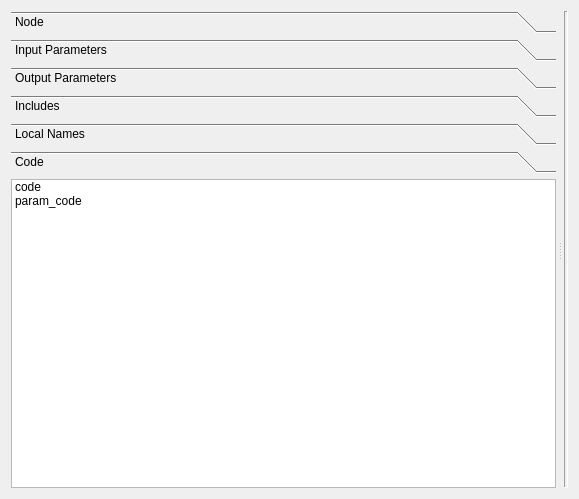
<?xml version="1.0" encoding="UTF-8"?>
<ui version="4.0">
 <class>NodeEditorPanel</class>
 <widget class="QWidget" name="NodeEditorPanel">
  <property name="geometry">
   <rect>
    <x>0</x>
    <y>0</y>
    <width>579</width>
    <height>499</height>
   </rect>
  </property>
  <property name="windowTitle">
   <string>Form</string>
  </property>
  <layout class="QVBoxLayout" name="verticalLayout_6">
   <item>
    <widget class="QSplitter" name="splitter">
     <property name="frameShape">
      <enum>QFrame::NoFrame</enum>
     </property>
     <property name="lineWidth">
      <number>4</number>
     </property>
     <property name="midLineWidth">
      <number>4</number>
     </property>
     <property name="orientation">
      <enum>Qt::Horizontal</enum>
     </property>
     <property name="handleWidth">
      <number>8</number>
     </property>
     <property name="childrenCollapsible">
      <bool>false</bool>
     </property>
     <widget class="QToolBox" name="toolBox">
      <property name="frameShape">
       <enum>QFrame::NoFrame</enum>
      </property>
      <property name="frameShadow">
       <enum>QFrame::Plain</enum>
      </property>
      <property name="lineWidth">
       <number>1</number>
      </property>
      <property name="midLineWidth">
       <number>0</number>
      </property>
      <property name="currentIndex">
       <number>5</number>
      </property>
      <widget class="QWidget" name="node">
       <property name="geometry">
        <rect>
         <x>0</x>
         <y>0</y>
         <width>517</width>
         <height>319</height>
        </rect>
       </property>
       <property name="maximumSize">
        <size>
         <width>16777215</width>
         <height>16777215</height>
        </size>
       </property>
       <attribute name="label">
        <string>Node</string>
       </attribute>
       <layout class="QVBoxLayout" name="verticalLayout_7">
        <property name="spacing">
         <number>0</number>
        </property>
        <property name="margin">
         <number>0</number>
        </property>
        <item>
         <widget class="QListWidget" name="nodes_listWidget"/>
        </item>
       </layout>
      </widget>
      <widget class="QWidget" name="inputs">
       <property name="geometry">
        <rect>
         <x>0</x>
         <y>0</y>
         <width>517</width>
         <height>319</height>
        </rect>
       </property>
       <attribute name="label">
        <string>Input Parameters</string>
       </attribute>
       <layout class="QVBoxLayout" name="verticalLayout">
        <property name="spacing">
         <number>0</number>
        </property>
        <property name="margin">
         <number>0</number>
        </property>
        <item>
         <widget class="QListWidget" name="inputs_listWidget"/>
        </item>
       </layout>
      </widget>
      <widget class="QWidget" name="outputs">
       <property name="geometry">
        <rect>
         <x>0</x>
         <y>0</y>
         <width>517</width>
         <height>319</height>
        </rect>
       </property>
       <attribute name="label">
        <string>Output Parameters</string>
       </attribute>
       <layout class="QVBoxLayout" name="verticalLayout_2">
        <property name="spacing">
         <number>0</number>
        </property>
        <property name="margin">
         <number>0</number>
        </property>
        <item>
         <widget class="QListWidget" name="ouputs_listWidget"/>
        </item>
       </layout>
      </widget>
      <widget class="QWidget" name="includes">
       <property name="geometry">
        <rect>
         <x>0</x>
         <y>0</y>
         <width>517</width>
         <height>319</height>
        </rect>
       </property>
       <attribute name="label">
        <string>Includes</string>
       </attribute>
       <layout class="QVBoxLayout" name="verticalLayout_4">
        <property name="spacing">
         <number>0</number>
        </property>
        <property name="margin">
         <number>0</number>
        </property>
        <item>
         <widget class="QListWidget" name="includes_listWidget"/>
        </item>
       </layout>
      </widget>
      <widget class="QWidget" name="internals">
       <property name="geometry">
        <rect>
         <x>0</x>
         <y>0</y>
         <width>517</width>
         <height>319</height>
        </rect>
       </property>
       <attribute name="label">
        <string>Local Names</string>
       </attribute>
       <layout class="QVBoxLayout" name="verticalLayout_5">
        <property name="spacing">
         <number>0</number>
        </property>
        <property name="margin">
         <number>0</number>
        </property>
        <item>
         <widget class="QListWidget" name="internals_listWidget"/>
        </item>
       </layout>
      </widget>
      <widget class="QWidget" name="code">
       <property name="geometry">
        <rect>
         <x>0</x>
         <y>0</y>
         <width>517</width>
         <height>319</height>
        </rect>
       </property>
       <attribute name="label">
        <string>Code</string>
       </attribute>
       <layout class="QVBoxLayout" name="verticalLayout_3">
        <property name="spacing">
         <number>0</number>
        </property>
        <property name="margin">
         <number>0</number>
        </property>
        <item>
         <widget class="QListWidget" name="code_listWidget">
          <item>
           <property name="text">
            <string>code</string>
           </property>
           <property name="toolTip">
            <string>Main code text (SL, RIB, ...)</string>
           </property>
          </item>
          <item>
           <property name="text">
            <string>param_code</string>
           </property>
           <property name="toolTip">
            <string>Python code for parameters control</string>
           </property>
          </item>
         </widget>
        </item>
       </layout>
      </widget>
     </widget>
     <widget class="QFrame" name="frame">
      <property name="frameShape">
       <enum>QFrame::Panel</enum>
      </property>
      <property name="frameShadow">
       <enum>QFrame::Sunken</enum>
      </property>
      <property name="lineWidth">
       <number>1</number>
      </property>
      <property name="midLineWidth">
       <number>1</number>
      </property>
      <layout class="QGridLayout" name="gridLayout">
       <property name="margin">
        <number>0</number>
       </property>
       <property name="spacing">
        <number>0</number>
       </property>
       <item row="0" column="0">
        <widget class="QStackedWidget" name="side_stackedWidget">
         <widget class="QWidget" name="side_stackedWidgetPage1"/>
        </widget>
       </item>
      </layout>
     </widget>
    </widget>
   </item>
  </layout>
 </widget>
 <resources/>
 <connections>
  <connection>
   <sender>toolBox</sender>
   <signal>currentChanged(int)</signal>
   <receiver>NodeEditorPanel</receiver>
   <slot>onToolBoxIndexChanged(int)</slot>
   <hints>
    <hint type="sourcelabel">
     <x>348</x>
     <y>221</y>
    </hint>
    <hint type="destinationlabel">
     <x>358</x>
     <y>221</y>
    </hint>
   </hints>
  </connection>
  <connection>
   <sender>code_listWidget</sender>
   <signal>currentItemChanged(QListWidgetItem*,QListWidgetItem*)</signal>
   <receiver>NodeEditorPanel</receiver>
   <slot>updateGui()</slot>
   <hints>
    <hint type="sourcelabel">
     <x>243</x>
     <y>330</y>
    </hint>
    <hint type="destinationlabel">
     <x>289</x>
     <y>249</y>
    </hint>
   </hints>
  </connection>
 </connections>
 <slots>
  <slot>onToolBoxIndexChanged(int)</slot>
  <slot>updateGui()</slot>
 </slots>
</ui>
